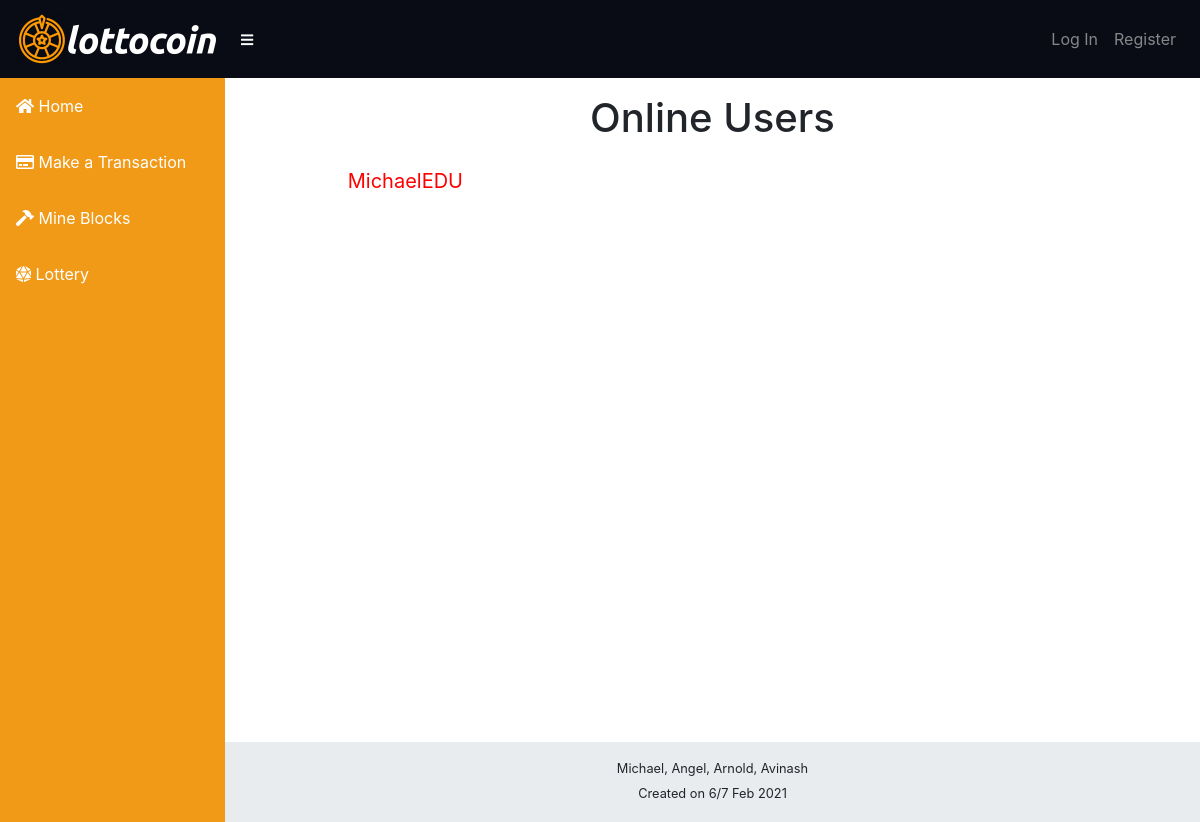
/users, run on an earlier commit of the app's database.
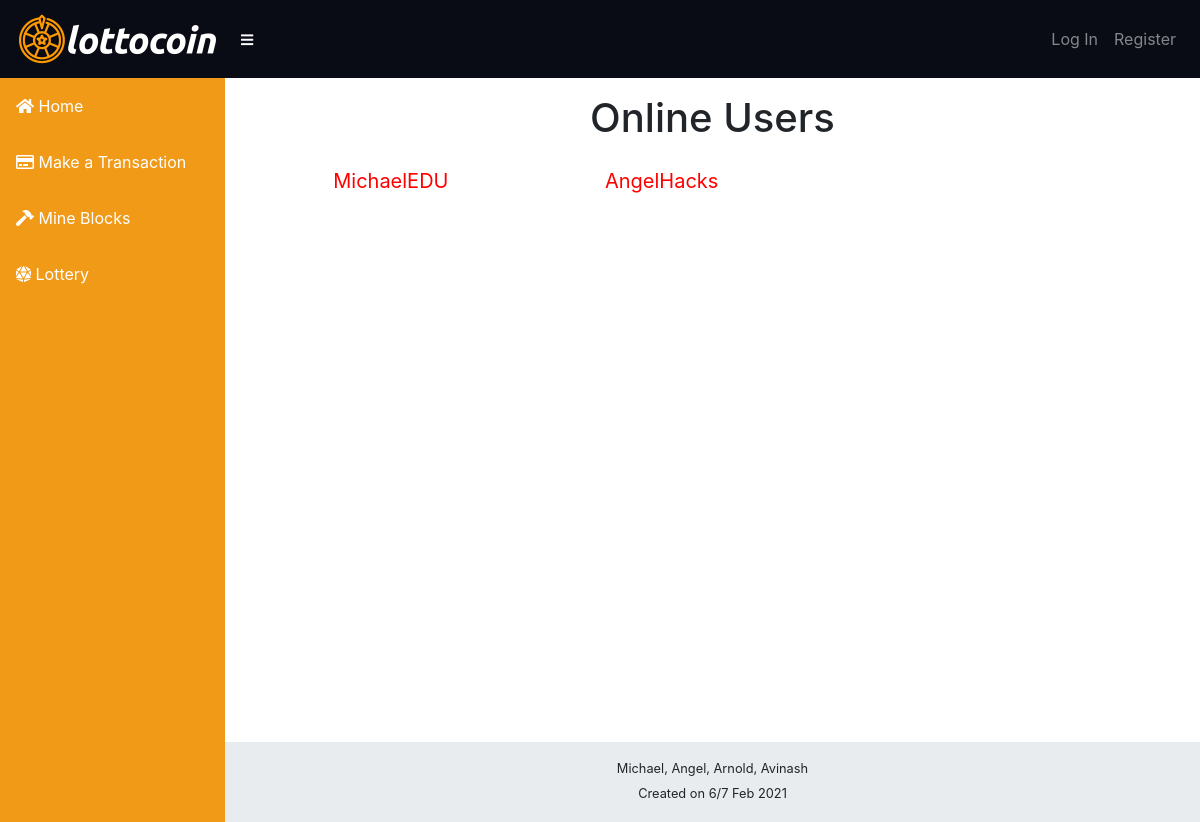
And on a later commit of the database.
### lottocoin/models.py (models this page shows, shortened)
class User(db.Model, UserMixin):
    id = db.Column(db.Integer, primary_key = True)
    name = db.Column(db.String(35), unique = False, nullable=False);
    username = db.Column(db.String(15), unique = True, nullable=False);
    email = db.Column(db.String(100), unique = True, nullable=False);
    password = db.Column(db.String(120), unique = False, nullable=False);
    key = db.Column(db.String(100000), unique = True, nullable=False);

### lottocoin/routes.py (the view)
@app.route('/users')
def users():
    all_usernames = []
    all_users = User.query.all()
    for x in range(len(all_users)):
        all_usernames.append(all_users[x].username)
    print(all_usernames)
    return render_template('users.html', users=current_sessions, allusers=all_usernames)

### lottocoin/templates/users.html (shortened to what this page needs)
{% extends "layout.html" %} {% block content %}
<h1>Online Users</h1>
<div class="wrapper">
   {% for i in allusers %} {% if i not in users %}
  <div style="color: red"><p>{{i}}</p></div>
  {% endif %} {% endfor %} {%endblock%}

### lottocoin/templates/layout.html (shortened to what this page needs)
<!DOCTYPE html>
<html lang="en">
  <head>
    <link
      href="{{ url_for('static', filename = 'vendor/fontawesome-free/css/all.min.css') }}"
      rel="stylesheet"
      type="text/css"
    />
    <link
      href="{{ url_for('static', filename = 'vendor/datatables/dataTables.bootstrap4.css') }}"
      rel="stylesheet"
      type="text/css"
    />
    <link
      href="{{ url_for('static', filename = 'css/sb-admin.css')}}"
      rel="stylesheet"
      type="text/css"
    />
  </head>
  <body id="page-top">
    <nav class="navbar navbar-expand navbar-dark bg-dark static-top">
      <a class="navbar-brand" href="{{ url_for('home') }}"
        ><img src="../static/img/whitegreytransparent.png"
      /></a>
      <button
        class="btn btn-link btn-sm text-white order-1 order-sm-0"
        id="sidebarToggle"
        href="#"
      >
        <i class="fas fa-bars"></i>
      </button>
      <ul class="navbar-nav ml-auto ml-md-0">
        {% if current_user.is_authenticated %}
        <li class="nav-item dropdown no-arrow">
          <a
            class="nav-link dropdown-toggle"
            href="#"
            id="userDropdown"
            role="button"
            data-toggle="dropdown"
            aria-haspopup="true"
            aria-expanded="false"
          >
            <i class="fas fa-user-circle fa-fw"></i>
          </a>
          <div
            class="dropdown-menu dropdown-menu-right"
            aria-labelledby="userDropdown"
          >
            <a class="dropdown-item" href="{{ url_for('account') }}"
              >My Account</a
            >
            <div class="dropdown-divider"></div>
            <a
              class="dropdown-item"
              href="#"
              data-toggle="modal"
              data-target="#logoutModal"
              >Logout</a
            >
          </div>
        </li>
        {% else%}
        <li class="nav-item">
          <a class="nav-link" href=" {{ url_for('login') }}">Log In</a>
        </li>
        <li class="nav-item">
          <a class="nav-link" href=" {{ url_for('register') }}">Register</a>
        </li>
        {%endif%}
      </ul>
    </nav>
    <div id="wrapper">
      <ul class="sidebar navbar-nav">
        <li class="nav-item">
          <a class="nav-link" href="{{ url_for('home') }}">
            <i class="fas fa-home"></i>
            <span>Home</span>
          </a>
        </li>
        <li class="nav-item">
          <a class="nav-link" href="{{ url_for('transaction') }}">
            <i class="far fa-credit-card"></i>
            <span>Make a Transaction</span></a
          >
        </li>
        <li class="nav-item">
          <a class="nav-link" href="{{ url_for('minerPage') }}">
            <i class="fas fa-hammer"></i>
            <span>Mine Blocks</span>
          </a>
        </li>
        <li class="nav-item">
          <a class="nav-link" href="{{ url_for('lottery') }}">
            <i class="fas fa-dice-d20"></i>
            <span>Lottery</span></a
          >
        </li>
      </ul>
      <div id="content-wrapper">
        <div class="container-fluid">
          <div class="container">{% block content %} {% endblock %}</div>
        </div>
        <footer class="sticky-footer">
          <div class="container my-auto">
            <div class="copyright text-center my-auto">
              <span>Michael, Angel, Arnold, Avinash</span>
              <br /><br />
              <span>Created on 6/7 Feb 2021</span>
            </div>
          </div>
        </footer>
      </div>
    </div>
  </body>
</html>

### lottocoin/templates/users.html (style rules this page uses)
.wrapper { display: grid; grid-template-columns: auto auto auto auto auto; padding-bottom: 10px; border-color: #090c14; border-width: 1px; }
.wrapper > div { background: #ffffff; padding: 1em; text-align: center; }
p { font-size: 20px; }
h1 { text-align: center; }

What changed in the data, as far as the page shows it:
added User: username "AngelHacks"
